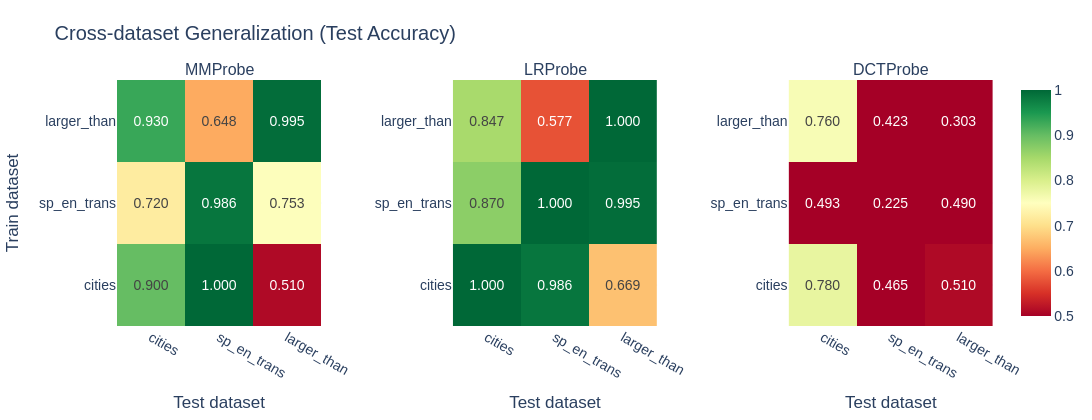

Notebook code cell kept with this figure:
### Markdown cell above
# Cross-dataset generalization

### Code cell
def compute_generalization_matrix(
    train_acts: dict[str, Float[Tensor, "n d"]],
    train_labels: dict[str, Float[Tensor, " n"]],
    test_acts: dict[str, Float[Tensor, "n d"]],
    test_labels: dict[str, Float[Tensor, " n"]],
    dataset_names: list[str],
    probe_cls: type,
) -> Float[Tensor, "n_datasets n_datasets"]:
    """
    Compute a generalization matrix: entry (i, j) is the test accuracy of a probe trained on dataset i
    and evaluated on dataset j.

    Args:
        train_acts, train_labels: Training data per dataset.
        test_acts, test_labels: Test data per dataset.
        dataset_names: Names of datasets (determines matrix ordering).
        probe_cls: Probe class to use (MMProbe or LRProbe), must have from_data and pred methods.

    Returns:
        Tensor of shape [n_datasets, n_datasets] with accuracy values.
    """
    n = len(dataset_names)
    matrix = t.zeros(n, n)
    for i, train_name in enumerate(dataset_names):
        probe = probe_cls.from_data(train_acts[train_name], train_labels[train_name])
        for j, test_name in enumerate(dataset_names):
            preds = probe.pred(test_acts[test_name])
            acc = (preds == test_labels[test_name]).float().mean().item()
            matrix[i, j] = acc
    return matrix


mm_matrix = compute_generalization_matrix(train_acts, train_labels, test_acts, test_labels, DATASET_NAMES, MMProbe)
lr_matrix = compute_generalization_matrix(train_acts, train_labels, test_acts, test_labels, DATASET_NAMES, LRProbe)

dct_factory = DCTProbeFactory(V, top_indices)
dct_matrix = compute_generalization_matrix(
    train_acts, train_labels, test_acts, test_labels,
    DATASET_NAMES, dct_factory,
)

assert mm_matrix.shape == (3, 3), f"Wrong shape: {mm_matrix.shape}"
#assert (mm_matrix.diag() > 0.5).all(), "In-distribution accuracy should be at least 60%"

# Heatmap visualization
fig = make_subplots(rows=1, cols=3, subplot_titles=["MMProbe", "LRProbe", "DCTProbe"], horizontal_spacing=0.15)

for idx, (matrix, name) in enumerate([(mm_matrix, "MM"), (lr_matrix, "LR"), (dct_matrix, "DCT")]):
    text_vals = [[f"{matrix[i, j]:.3f}" for j in range(len(DATASET_NAMES))] for i in range(len(DATASET_NAMES))]
    fig.add_trace(
        go.Heatmap(
            z=matrix.numpy(),
            x=DATASET_NAMES,
            y=DATASET_NAMES,
            text=text_vals,
            texttemplate="%{text}",
            textfont=dict(size=14, family="Arial, sans-serif"),
            colorscale="RdYlGn",
            zmin=0.5,
            zmax=1.0,
            showscale=(idx == 2),
        ),
        row=1,
        col=idx + 1,
    )
    fig.update_yaxes(title_text="Train dataset" if idx == 0 else "", row=1, col=idx + 1)
    fig.update_xaxes(title_text="Test dataset", row=1, col=idx + 1)

fig.update_layout(
    **PLOT_BASE,
    title="Cross-dataset Generalization (Test Accuracy)",
    height=420,
    width=1100,
)
fig.show()

# Cosine similarity between probe directions
mm_directions = {name: MMProbe.from_data(train_acts[name], train_labels[name]).direction for name in DATASET_NAMES}
lr_directions = {name: LRProbe.from_data(train_acts[name], train_labels[name]).direction for name in DATASET_NAMES}

print("\nPairwise cosine similarity between probe directions:")
for probe_name, directions in [("MM", mm_directions), ("LR", lr_directions)]:
    print(f"\n  {probe_name}Probe:")
    for i, n1 in enumerate(DATASET_NAMES):
        for j, n2 in enumerate(DATASET_NAMES):
            if j > i:
                d1 = directions[n1] / directions[n1].norm()
                d2 = directions[n2] / directions[n2].norm()
                print(f"    {n1} vs {n2}: {(d1 @ d2).item():.4f}")

### Figure 1 — Plotly figure (JSON) as saved in the notebook; plotly's stock layout.template omitted (floating-point values rounded to 4 significant figures)
{"data": [{"colorscale": [[0, "rgb(165,0,38)"], [0.1, "rgb(215,48,39)"], [0.2, "rgb(244,109,67)"], [0.3, "rgb(253,174,97)"], [0.4, "rgb(254,224,139)"], [0.5, "rgb(255,255,191)"], [0.6, "rgb(217,239,139)"], [0.7, "rgb(166,217,106)"], [0.8, "rgb(102,189,99)"], [0.9, "rgb(26,152,80)"], [1, "rgb(0,104,55)"]], "showscale": false, "text": [["0.900", "1.000", "0.510"], ["0.720", "0.986", "0.753"], ["0.930", "0.648", "0.995"]], "textfont": {"family": "Arial, sans-serif", "size": 14}, "texttemplate": "%{text}", "type": "heatmap", "x": ["cities", "sp_en_trans", "larger_than"], "xaxis": "x", "y": ["cities", "sp_en_trans", "larger_than"], "yaxis": "y", "z": [[0.9, 1.0, 0.5101], [0.72, 0.9859, 0.7525], [0.93, 0.6479, 0.9949]], "zmax": 1, "zmin": 0.5}, {"colorscale": [[0, "rgb(165,0,38)"], [0.1, "rgb(215,48,39)"], [0.2, "rgb(244,109,67)"], [0.3, "rgb(253,174,97)"], [0.4, "rgb(254,224,139)"], [0.5, "rgb(255,255,191)"], [0.6, "rgb(217,239,139)"], [0.7, "rgb(166,217,106)"], [0.8, "rgb(102,189,99)"], [0.9, "rgb(26,152,80)"], [1, "rgb(0,104,55)"]], "showscale": false, "text": [["1.000", "0.986", "0.669"], ["0.870", "1.000", "0.995"], ["0.847", "0.577", "1.000"]], "textfont": {"family": "Arial, sans-serif", "size": 14}, "texttemplate": "%{text}", "type": "heatmap", "x": ["cities", "sp_en_trans", "larger_than"], "xaxis": "x2", "y": ["cities", "sp_en_trans", "larger_than"], "yaxis": "y2", "z": [[1.0, 0.9859, 0.6692], [0.87, 1.0, 0.9949], [0.8467, 0.5775, 1.0]], "zmax": 1, "zmin": 0.5}, {"colorscale": [[0, "rgb(165,0,38)"], [0.1, "rgb(215,48,39)"], [0.2, "rgb(244,109,67)"], [0.3, "rgb(253,174,97)"], [0.4, "rgb(254,224,139)"], [0.5, "rgb(255,255,191)"], [0.6, "rgb(217,239,139)"], [0.7, "rgb(166,217,106)"], [0.8, "rgb(102,189,99)"], [0.9, "rgb(26,152,80)"], [1, "rgb(0,104,55)"]], "showscale": true, "text": [["0.780", "0.465", "0.510"], ["0.493", "0.225", "0.490"], ["0.760", "0.423", "0.303"]], "textfont": {"family": "Arial, sans-serif", "size": 14}, "texttemplate": "%{text}", "type": "heatmap", "x": ["cities", "sp_en_trans", "larger_than"], "xaxis": "x3", "y": ["cities", "sp_en_trans", "larger_than"], "yaxis": "y3", "z": [[0.78, 0.4648, 0.5101], [0.4933, 0.2254, 0.4899], [0.76, 0.4225, 0.303]], "zmax": 1, "zmin": 0.5}], "layout": {"annotations": [{"font": {"size": 16}, "showarrow": false, "text": "MMProbe", "x": 0.1167, "xanchor": "center", "xref": "paper", "y": 1, "yanchor": "bottom", "yref": "paper"}, {"font": {"size": 16}, "showarrow": false, "text": "LRProbe", "x": 0.5, "xanchor": "center", "xref": "paper", "y": 1, "yanchor": "bottom", "yref": "paper"}, {"font": {"size": 16}, "showarrow": false, "text": "DCTProbe", "x": 0.8833, "xanchor": "center", "xref": "paper", "y": 1, "yanchor": "bottom", "yref": "paper"}], "font": {"family": "Arial, sans-serif", "size": 14}, "height": 420, "legend": {"bgcolor": "rgba(255,255,255,0.8)", "bordercolor": "#E5E7EB", "borderwidth": 1}, "margin": {"b": 60, "l": 70, "r": 40, "t": 80}, "title": {"text": "Cross-dataset Generalization (Test Accuracy)"}, "width": 1100, "xaxis": {"anchor": "y", "domain": [0, 0.2333], "title": {"text": "Test dataset"}}, "xaxis2": {"anchor": "y2", "domain": [0.3833, 0.6167], "title": {"text": "Test dataset"}}, "xaxis3": {"anchor": "y3", "domain": [0.7667, 1.0], "title": {"text": "Test dataset"}}, "yaxis": {"anchor": "x", "domain": [0, 1], "title": {"text": "Train dataset"}}, "yaxis2": {"anchor": "x2", "domain": [0, 1], "title": {"text": ""}}, "yaxis3": {"anchor": "x3", "domain": [0, 1], "title": {"text": ""}}}}
